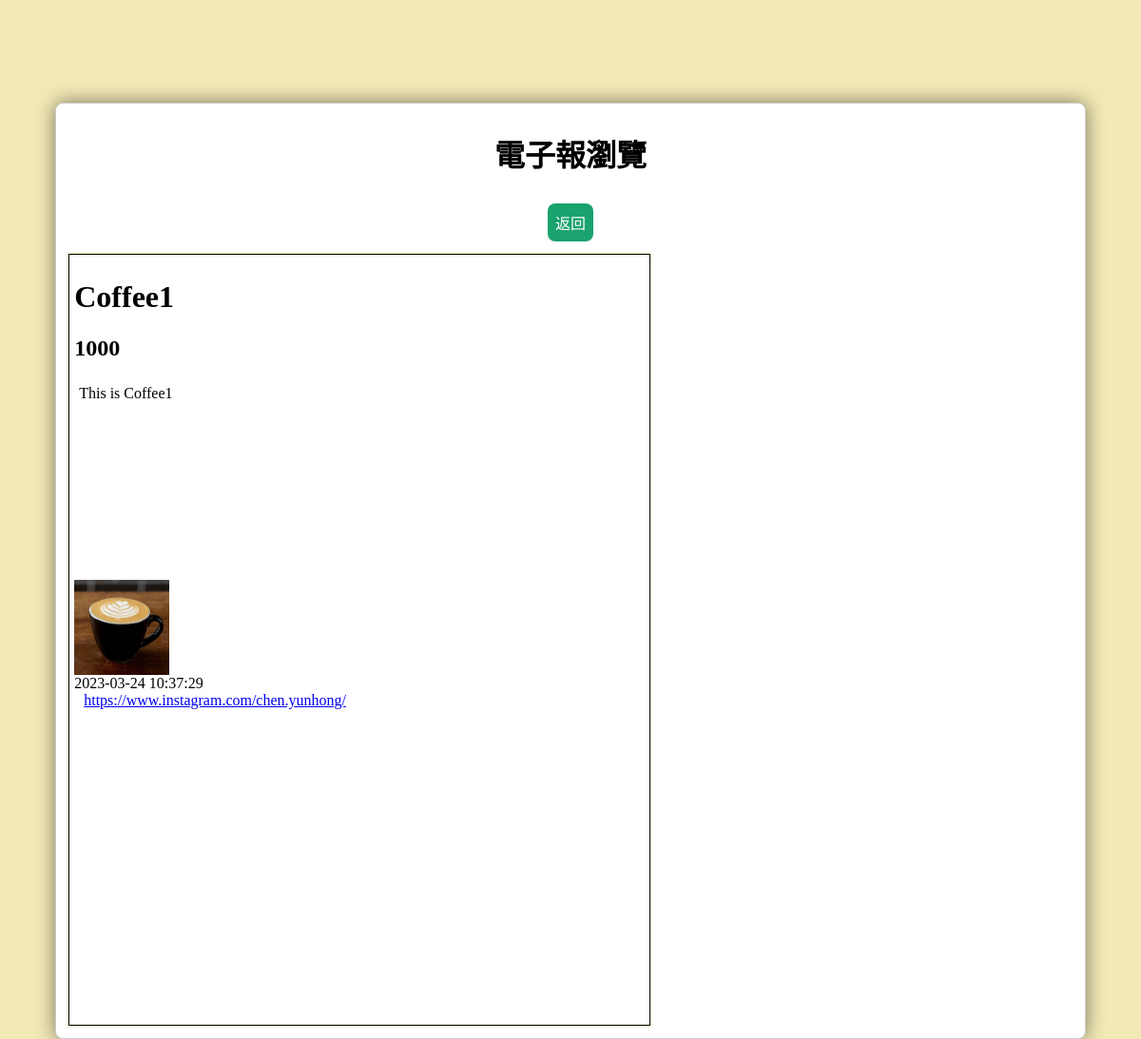
The page /module2-3/edm-view.php?id=3 on the database its author committed.
### tables this page shows
CREATE TABLE `edms` (
  `id` int NOT NULL,
  `edm_name` text NOT NULL,
  `layout_name` text NOT NULL,
  `title` text NOT NULL,
  `content` text NOT NULL,
  `image` text NOT NULL,
  `link` text NOT NULL,
  `time` datetime NOT NULL DEFAULT CURRENT_TIMESTAMP
);

CREATE TABLE `layouts` (
  `id` int NOT NULL,
  `layout_name` text NOT NULL,
  `layout_path` text NOT NULL
);

### module2-3/edm-view.php (the view, shortened to what this page needs)
<?php
include('config.php');
$id = $_GET['id'];
$data = mysqli_query($mysqli, "select * from `edms` where `id` = $id");
$edm = mysqli_fetch_array($data);
$r = mysqli_query($mysqli, "select * from `layouts` where `layout_name` = '$edm[layout_name]'");
$lay = mysqli_fetch_array($r);
$html = file_get_contents($lay['layout_path'], true);
$html = str_replace(['Time', 'Name', 'Cost', 'Content', 'images/', '###', 'Link'], [$edm['time'], $edm['edm_name'], $edm['title'], $edm['content'], $edm['image'], $edm['link'], $edm['link']], $html);
?>
<!DOCTYPE html PUBLIC "-//W3C//DTD XHTML 1.0 Transitional//EN" "http://www.w3.org/TR/xhtml1/DTD/xhtml1-transitional.dtd">
<html xmlns="http://www.w3.org/1999/xhtml">
<head>
</head>
<link href="style.css" rel="stylesheet" type="text/css" />
<body>
	<div class="main">
		<center>
			<h1>電子報瀏覽</h1>
			<input type="button" value="返回" onclick="location.href='edm-index.php'">
		</center>
		<div id="show">
			<?= $html ?>
		</div>
	</div>
</body>
</html>

### module2-3/style.css (style rules this page uses)
body { font-family:"微軟正黑體"; font-size:16px; background-color:rgba(237, 223, 147, 0.674);; }
.main { padding:8px; margin:0 auto; position:relative; width:90%; top:100px; background-color:#FFF; border:1px solid #CCC; border-radius:8px; box-shadow:0 0 20px 0 rgba(0,0,0,0.5); }
#article { border: 1px solid black ; box-shadow:0 0 2px 1px rgba(237, 223, 147, 0.674); }
[type=submit],[type=reset],[type=button] { border:none; padding:8px; margin:8px; background-color:#1AA26F; color:white; font-size:16px; font-family:"微軟正黑體"; border-radius:8px; }

### rows shown on the page
edms: html "Coffee1 1000 This is Coffee1 2023-03-24 10:37:29 https://www.instagram.com/chen.yunhong/", time+edm_name+title (picture)
